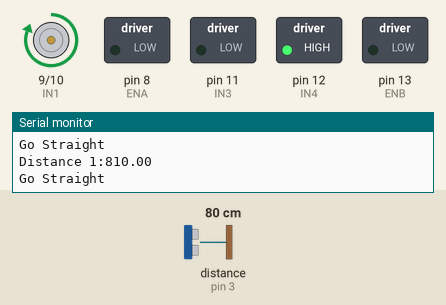
Recording of a sketch running on a simulated Arduino Uno, built with avr-gcc and run on an emulated ATmega328P. Parts: motor-driver pin pairs drawn as motors (green arrow = first pin HIGH = forward, orange = second pin HIGH = backward, longer = more drive), switched loads named in the sketch (green lamp = pin HIGH), the last lines printed to the serial monitor. The inputs (shaded band) are chosen by the test bench; at power-on: distance to the obstacle (sensor on pin 3) 80 cm. The echo pulse lasts 58.3 µs per cm.

Above: at 1.8 s.
1.9 s: distance to the obstacle (sensor on pin 3) set to 43 cm
3.7 s: distance to the obstacle (sensor on pin 3) set to 37 cm
At 5.2 s:
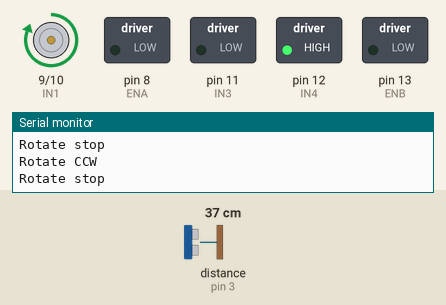
7.8 s: distance to the obstacle (sensor on pin 3) set to 60 cm
9.3 s: distance to the obstacle (sensor on pin 3) set to 2 cm
At 10.66 s:
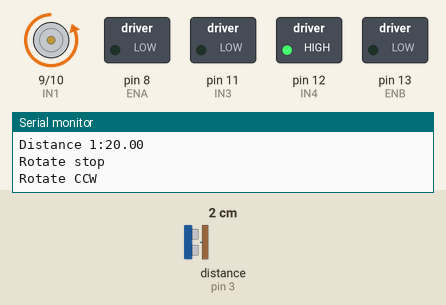
Timing chart, 0 to 14.4 s (numbered marks = the images above; inputs shaded):
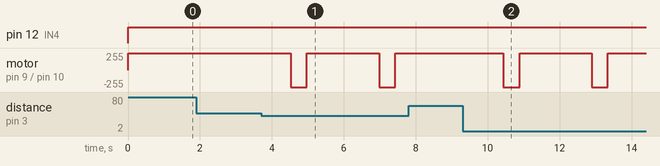

Measured:
- the behaviour switches between 41 and 40 cm on distance to the obstacle (sensor on pin 3) (found by bisection; images 0 and 1)
- after the input at 3.7 s, motor on pin 9 (IN1) / pin 10 (IN2): alternates forward 255/255 for 2.0 s and backward 255/255 for 0.45 s, starting after 0.82 s
- after the input at 9.3 s, motor on pin 9 (IN1) / pin 10 (IN2): alternates forward 255/255 for 2.0 s and backward 255/255 for 0.45 s, starting after 1.1 s

The sketch:

newping3_motor.ino
```cpp
////////////////////////// sonar ////////////////////////
#include <NewPing.h>

#define SONAR_NUM 3      // Number of sensors.
#define MAX_DISTANCE 150 // Maximum distance (in cm) to ping.

#define Front 0
#define Left  1
#define Right 2

#define TRIG1 2  // 초음파 센서 1번 Trig 핀 번호
#define ECHO1 3  // 초음파 센서 1번 Echo 핀 번호

#define TRIG2 4  // 초음파 센서 2번 Trig 핀 번호
#define ECHO2 5  // 초음파 센서 2번 Echo 핀 번호

#define TRIG3 6  // 초음파 센서 3번 Trig 핀 번호
#define ECHO3 7  // 초음파 센서 3번 Echo 핀 번호

NewPing sonar[SONAR_NUM] = {   // Sensor object array.
  NewPing(TRIG1, ECHO1, MAX_DISTANCE), // Each sensor's trigger pin, echo pin, and max distance to ping.
  NewPing(TRIG2, ECHO2, MAX_DISTANCE),
  NewPing(TRIG3, ECHO3, MAX_DISTANCE)
};

///////////////////////// L298N //////////////////////////
#define ENA 8
#define IN1 9
#define IN2 10
#define IN3 11
#define IN4 12
#define ENB 13


void setup()
{
  //put your setup code here, to run once:
 /*
  pinMode(TRIG1, OUTPUT);
  pinMode(ECHO1, INPUT);

  pinMode(TRIG2, OUTPUT);
  pinMode(ECHO2, INPUT);

  pinMode(TRIG3, OUTPUT);
  pinMode(ECHO3, INPUT);
*/
  pinMode(ENA, OUTPUT);
  pinMode(IN1, OUTPUT);
  pinMode(IN2, OUTPUT);

  pinMode(IN3, OUTPUT);
  pinMode(IN4, OUTPUT);
  pinMode(ENB, OUTPUT);


  Serial.begin(115200); // 통신속도를 115200으로 정의함
}

long sonar_front(void)  //초음파 센서 1번 측정 함수
{
  long duration1, distance1;
  digitalWrite(TRIG1, HIGH);
  delayMicroseconds(10);
  digitalWrite(TRIG1, LOW);
  duration1 = pulseIn(ECHO1, HIGH);
  distance1 = ( (float) (340*duration1)/1000)/2;
  return distance1;
}


long sonar2(void)  //초음파 센서 2번 측정 함수
{
  long duration2, distance2;
  digitalWrite(TRIG2, HIGH);
  delayMicroseconds(10);
  digitalWrite(TRIG2, LOW);
  duration2 = pulseIn(ECHO2, HIGH);
  distance2 = ( (float) (340*duration2)/1000)/2;
  return distance2;
}

long sonar3(void)  //초음파 센서 3번 측정 함수
{
  long duration3, distance3;
  digitalWrite(TRIG3, HIGH);
  delayMicroseconds(10);
  digitalWrite(TRIG3, LOW);
  duration3 = pulseIn(ECHO3, HIGH);
  distance3 = ( (float) (340*duration3)/1000)/2;
  return distance3;
}

void motor_A_contro1(int direction_a, int motor_speed_a) //모터 A의 방향(direction)과 속도 (speed)제어
{
   if(direction_a == HIGH)
   {
     digitalWrite(IN1, HIGH);               // 모터의 방향 제어
     digitalWrite(IN2, LOW);
     analogWrite(ENA,motor_speed_a);        // 모터의 속도 제어
   }
   else
   {
     digitalWrite(IN1, LOW);
     digitalWrite(IN2, HIGH);
     analogWrite(ENA,motor_speed_a);
   }

}


void motor_B_contro1(int direction_b, int motor_speed_b) //모터 B의 방향(direction)과 속도 (speed)제어
{
   if(direction_b == HIGH)
   {
     digitalWrite(IN3, HIGH);               // 모터의 방향 제어
     digitalWrite(IN4, LOW);
     analogWrite(ENB,motor_speed_b);        // 모터의 속도 제어
   }
   else
   {
     digitalWrite(IN3, LOW);
     digitalWrite(IN4, HIGH);
     analogWrite(ENB,motor_speed_b);

   }

}


void loop()
{
  //put your main code here, to run repeatedly:
  float front_sonar   = 0.0;
  float left_sonar   = 0.0;
  float right_sonar   = 0.0;

  front_sonar = sonar[Front].ping_cm()*10;
  if(front_sonar == 0.0) front_sonar = MAX_DISTANCE;
  Serial.print("Distance 1:");
  Serial.println(front_sonar);
/*
  Serial.print("Distance2;");
  Serial.println( sonar2() );

  Serial.print("Distance3;");
  Serial.println( sonar3() );
  */

  if((front_sonar > 0) && (front_sonar <= 400.0 ))
  {

   /* 180도   // 정지
    Serial.println("Rotate stop");
    motor_A_contro1(HIGH,0);  //오른쪽 정지
    motor_B_contro1(LOW,0);  //왼쪽은 정지
    delay(500);                //일정한 시간 동안 정지


    // 180도 회전 반시계 방향으로 회전
    Serial.println("Rotate CCW");
    motor_A_contro1(HIGH,100);  //오른쪽 전진
    motor_B_contro1(HIGH, 117.7);  //왼쪽은 후진
    delay(900);                //일정한 시간 동안 회전

    // 정지
    Serial.println("Rotate stop");
    motor_A_contro1(HIGH,0);  //오른쪽 정지
    motor_B_contro1(LOW,0);  //왼쪽은 정지
    delay(500);                //일정한 시간 동안 정지

   }
  else
  {
    //전진
    Serial.println("Go Straight");
    motor_A_contro1(HIGH,100);
    motor_B_contro1(LOW, 117.7);  // 왼쪽 바퀴
    delay(500);
  }
   delay(500); */

 /*motor_A_contro1(HIGH, 100);
 motor_B_contro1(LOW, 100);*/


  /* 90도 왼쪽    // 정지
    Serial.println("Rotate stop");
    motor_A_contro1(HIGH,0);  //오른쪽 정지
    motor_B_contro1(LOW,0);  //왼쪽은 정지
    delay(500);                //일정한 시간 동안 정지


    // 90도 회전 왼쪽 방향으로 회전
    Serial.println("Rotate CCW");
    motor_A_contro1(HIGH,100);  //오른쪽 전진
    motor_B_contro1(HIGH, 117.7);  //왼쪽은 후진
    delay(450);                //일정한 시간 동안 회전

      // 정지
    Serial.println("Rotate stop");
    motor_A_contro1(HIGH,0);  //오른쪽 정지
    motor_B_contro1(LOW,0);  //왼쪽은 정지
    delay(500);                //일정한 시간 동안 정지

     //전진
    Serial.println("Go Straight");
    motor_A_contro1(HIGH,100);
    motor_B_contro1(LOW, 117.7);  // 왼쪽 바퀴
    delay(500);
  }
  else
  {
    //전진
    Serial.println("Go Straight");
    motor_A_contro1(HIGH,100);
    motor_B_contro1(LOW, 117.7);  // 왼쪽 바퀴
    delay(500);
  }
   delay(500);
*/

      // 정지
    Serial.println("Rotate stop");
    motor_A_contro1(HIGH,0);  //오른쪽 정지
    motor_B_contro1(LOW,0);  //왼쪽은 정지
    delay(500);                //일정한 시간 동안 정지


    // 90도 회전 오른쪽 방향으로 회전
    Serial.println("Rotate CCW");
    motor_A_contro1(LOW,100);  //오른쪽 전진
    motor_B_contro1(LOW, 117.7);  //왼쪽은 후진
    delay(450);                //일정한 시간 동안 회전

      // 정지
    Serial.println("Rotate stop");
    motor_A_contro1(HIGH,0);  //오른쪽 정지
    motor_B_contro1(LOW,0);  //왼쪽은 정지
    delay(500);                //일정한 시간 동안 정지

     //전진
    Serial.println("Go Straight");
    motor_A_contro1(HIGH,100);
    motor_B_contro1(LOW, 117.7);  // 왼쪽 바퀴
    delay(500);
  }
  else
  {
    //전진
    Serial.println("Go Straight");
    motor_A_contro1(HIGH,100);
    motor_B_contro1(LOW, 117.7);  // 왼쪽 바퀴
    delay(500);
  }
   delay(500);

}
```
